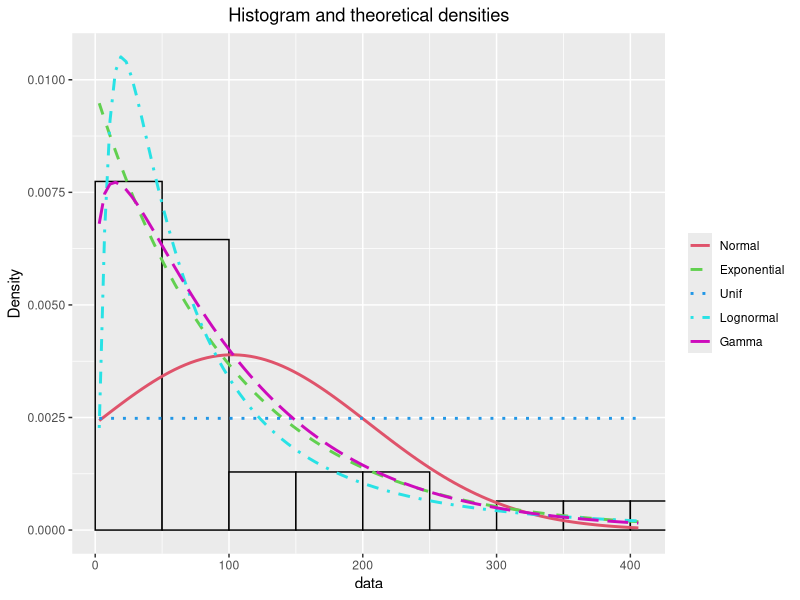
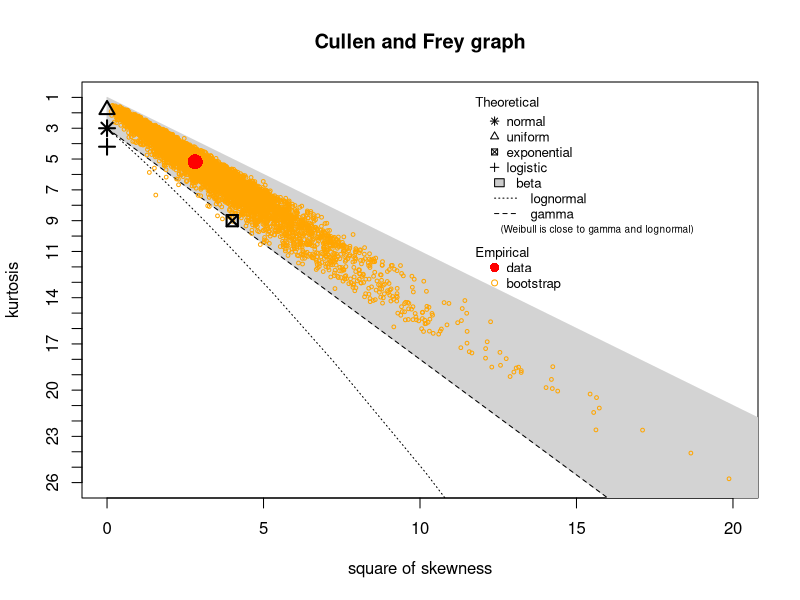
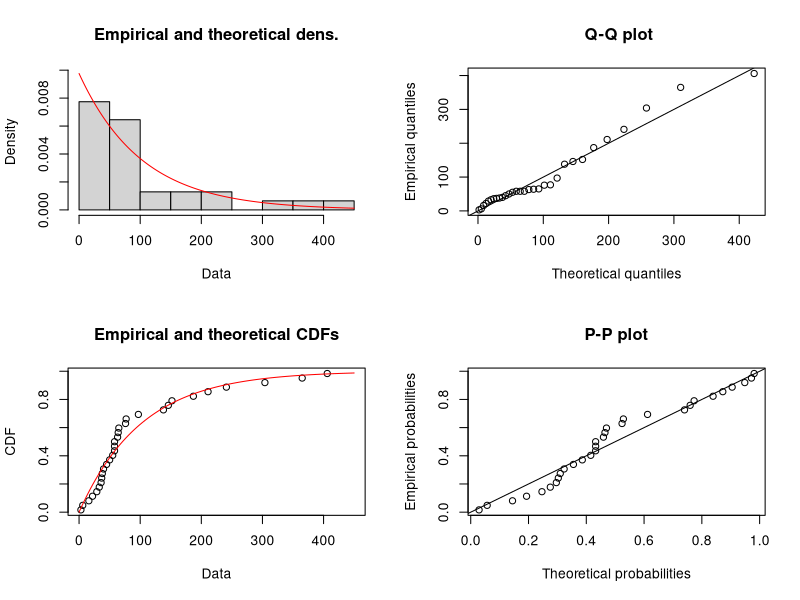
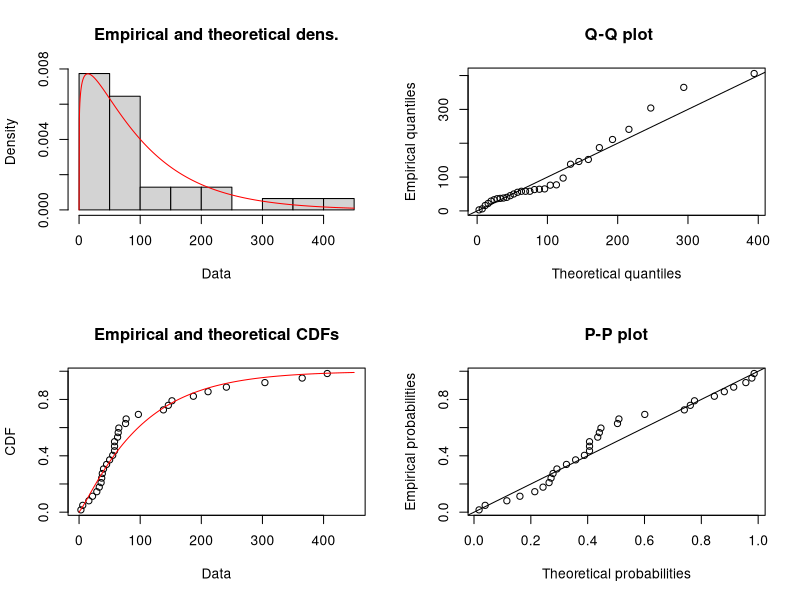
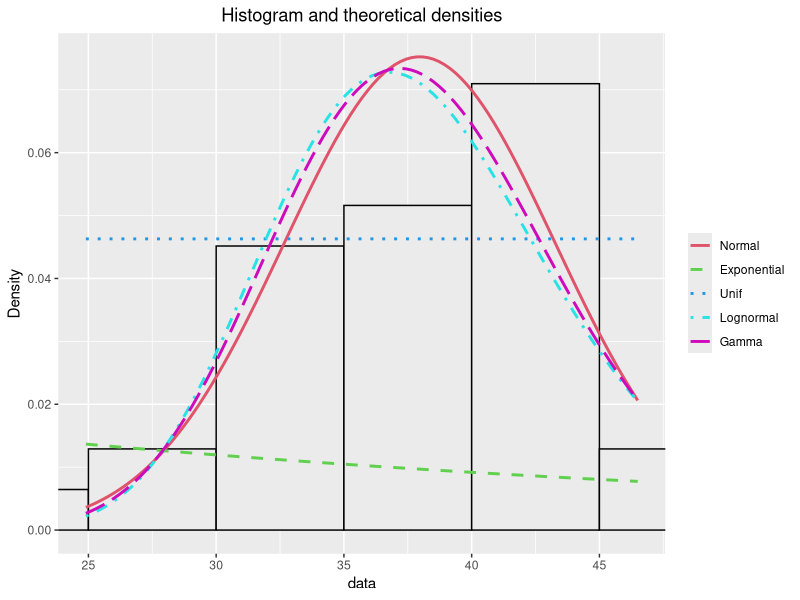
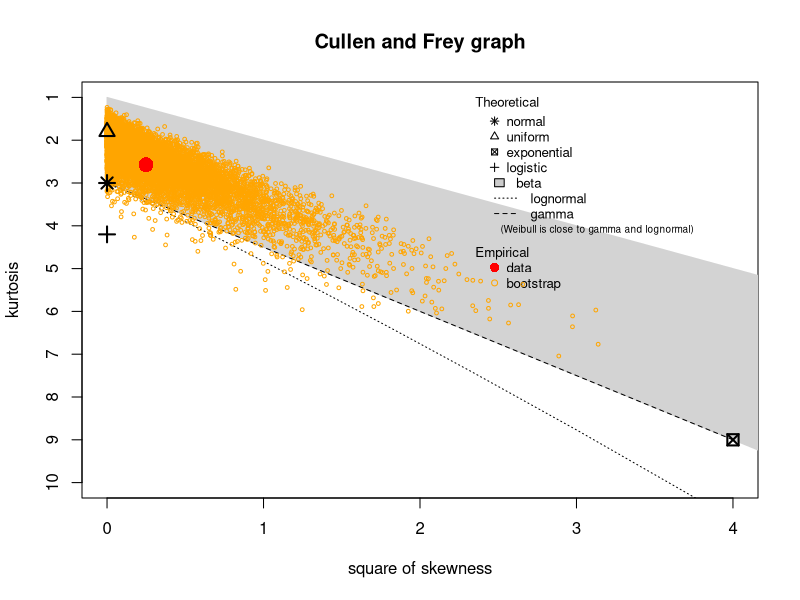
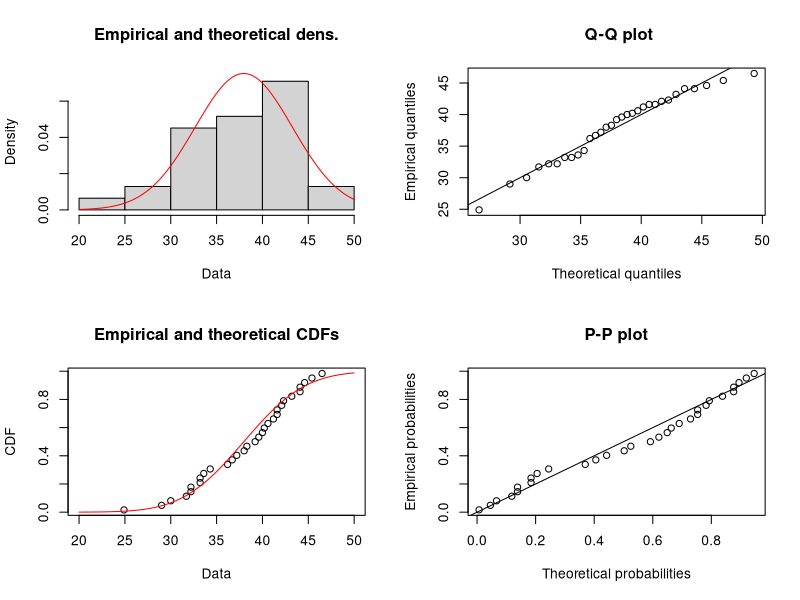
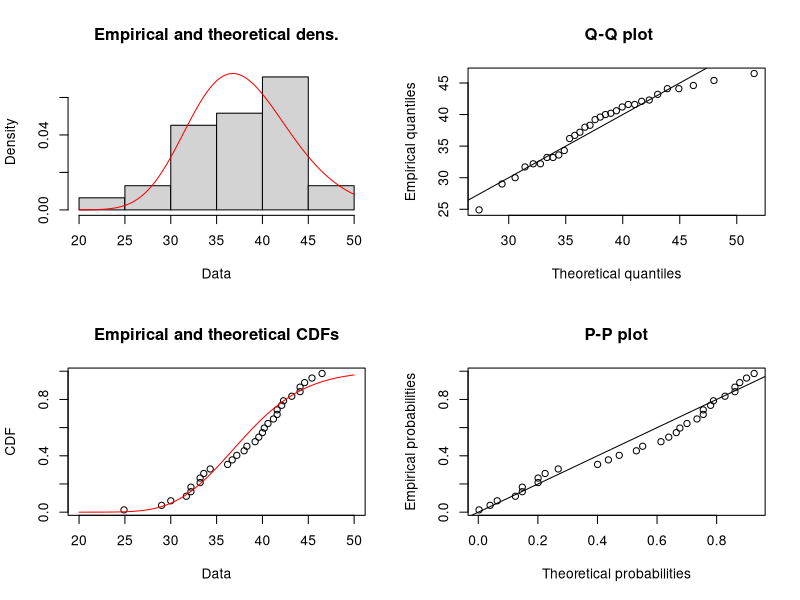

Write the R code that produced these figures, in order.
library(tidyverse)
library(fitdistrplus)

# Read Data
zone_raw <- read.csv("out_2.csv")

# Data Wrangling
zone <- zone_raw %>% 
  filter(Date != "",) %>% 
  mutate(
    datetime = ymd_hm(paste(Date, Uhrzeit, sep = " ")), 
    masse = m..kg., 
    velocity = v..m.s.) %>% 
  arrange(datetime) %>% 
  filter(masse > 0) %>% 
  dplyr::select(datetime, masse, velocity)

# Data Wrangling for Time Difference
time_diff <- data.frame(
  stunden = as.numeric(diff(zone$datetime))
)

# Calc Distribution
mass.norm <- fitdist(zone$masse, "norm")
mass.expo <- fitdist(zone$masse, "exp")
mass.unif <- fitdist(zone$masse, "unif")
mass.lnorm <- fitdist(zone$masse, "lnorm")
mass.gamm <- fitdist(zone$masse, "gamma")
mass.legend <- c("Normal", "Exponential", "Unif", "Lognormal", "Gamma")

velocity.norm <- fitdist(zone$velocity, "norm")
velocity.expo <- fitdist(zone$velocity, "exp")
velocity.unif <- fitdist(zone$velocity, "unif")
velocity.lnorm <- fitdist(zone$velocity, "lnorm")
velocity.gamm <- fitdist(zone$velocity, "gamma")
velocity.legend <- c("Normal", "Exponential", "Unif", "Lognormal", "Gamma")


time_diff.norm <- fitdist(time_diff$stunden, "norm")
time_diff.expo <- fitdist(time_diff$stunden, "exp")
time_diff.unif <- fitdist(time_diff$stunden, "unif")
time_diff.lnorm <- fitdist(time_diff$stunden, "lnorm")
time_diff.gamm <- fitdist(time_diff$stunden, "gamma")
time_diff.legend <- c("Normal", "Exponential", "Unif", "Lognormal", "Gamma")

# Plot different Distributions for mass
denscomp(list(mass.norm, mass.expo, mass.unif, mass.lnorm, mass.gamm), legendtext = mass.legend, plotstyle = "ggplot")
descdist(zone$mass, boot = 10000, discrete = FALSE)

# Die passen am besten (gamma)
plot(mass.expo)
plot(mass.gamm)

# Plot different Distributions for velocity
denscomp(list(velocity.norm, velocity.expo, velocity.unif, velocity.lnorm, velocity.gamm), legendtext = velocity.legend, plotstyle = "ggplot")
descdist(zone$velocity, boot = 10000, discrete = FALSE)

# Die passen am besten (gamma)
plot(velocity.norm)
plot(velocity.lnorm)
plot(velocity.gamm)

# Plot different Distributions for velocity
denscomp(list(time_diff.norm, time_diff.expo, time_diff.unif, time_diff.lnorm, time_diff.gamm), legendtext = time_diff.legend, plotstyle = "ggplot")
descdist(time_diff$stunden, boot = 10000)

# Die passen am besten (gamma)
plot(time_diff.gamm)

print(velocity.gamm$estimate)


set.seed(54321)
amount <- 1e+06
zone_gen <- data.frame(
  masse = rgamma(amount, shape = mass.gamm$estimate[1], rate = mass.gamm$estimate[2]),
  velocity = rgamma(amount, shape = velocity.gamm$estimate[1], rate = velocity.gamm$estimate[2]),
  time_diff_stunden = rgamma(amount, shape = time_diff.gamm$estimate[1], rate = time_diff.gamm$estimate[2])
) %>% 
  mutate(kin_energy = masse * velocity * velocity * 0.5 / 1000,)

hist(zone_gen$time_diff_stunden)
